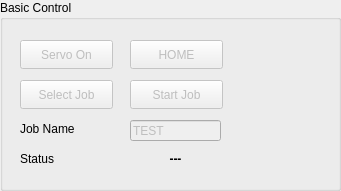
     <widget class="QGroupBox" name="grBoxServo">
      <property name="geometry">
       <rect>
        <x>20</x>
        <y>200</y>
        <width>341</width>
        <height>191</height>
       </rect>
      </property>
      <property name="title">
       <string>Basic Control</string>
      </property>
      <widget class="QPushButton" name="btnServoOn">
       <property name="enabled">
        <bool>false</bool>
       </property>
       <property name="geometry">
        <rect>
         <x>20</x>
         <y>40</y>
         <width>93</width>
         <height>29</height>
        </rect>
       </property>
       <property name="text">
        <string>Servo On</string>
       </property>
      </widget>
      <widget class="QPushButton" name="btnHome">
       <property name="enabled">
        <bool>false</bool>
       </property>
       <property name="geometry">
        <rect>
         <x>130</x>
         <y>40</y>
         <width>93</width>
         <height>29</height>
        </rect>
       </property>
       <property name="text">
        <string>HOME</string>
       </property>
      </widget>
      <widget class="QLineEdit" name="txtBoxJobName">
       <property name="enabled">
        <bool>false</bool>
       </property>
       <property name="geometry">
        <rect>
         <x>130</x>
         <y>120</y>
         <width>91</width>
         <height>21</height>
        </rect>
       </property>
       <property name="text">
        <string>TEST</string>
       </property>
       <property name="maxLength">
        <number>18</number>
       </property>
      </widget>
      <widget class="QPushButton" name="btnSelectJob">
       <property name="enabled">
        <bool>false</bool>
       </property>
       <property name="geometry">
        <rect>
         <x>20</x>
         <y>80</y>
         <width>93</width>
         <height>29</height>
        </rect>
       </property>
       <property name="text">
        <string>Select Job</string>
       </property>
      </widget>
      <widget class="QPushButton" name="btnStartJob">
       <property name="enabled">
        <bool>false</bool>
       </property>
       <property name="geometry">
        <rect>
         <x>130</x>
         <y>80</y>
         <width>93</width>
         <height>29</height>
        </rect>
       </property>
       <property name="text">
        <string>Start Job</string>
       </property>
      </widget>
      <widget class="QLabel" name="label_36">
       <property name="geometry">
        <rect>
         <x>20</x>
         <y>120</y>
         <width>81</width>
         <height>17</height>
        </rect>
       </property>
       <property name="text">
        <string>Job Name</string>
       </property>
      </widget>
      <widget class="QLabel" name="label_37">
       <property name="geometry">
        <rect>
         <x>20</x>
         <y>150</y>
         <width>51</width>
         <height>17</height>
        </rect>
       </property>
       <property name="text">
        <string>Status</string>
       </property>
      </widget>
      <widget class="QLabel" name="lblStatus">
       <property name="geometry">
        <rect>
         <x>130</x>
         <y>150</y>
         <width>91</width>
         <height>17</height>
        </rect>
       </property>
       <property name="font">
        <font>
         <bold>true</bold>
        </font>
       </property>
       <property name="text">
        <string>---</string>
       </property>
       <property name="alignment">
        <set>Qt::AlignCenter</set>
       </property>
      </widget>
     </widget>
